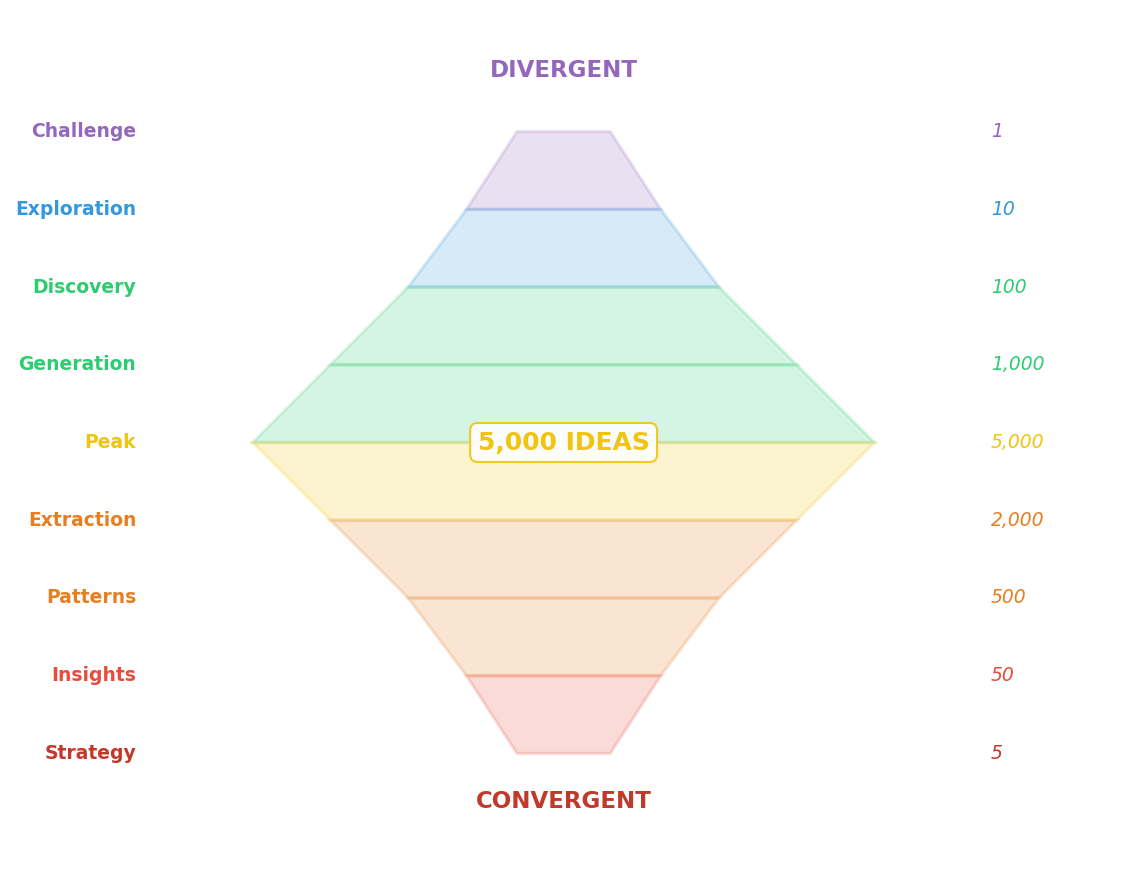

Python code for this plot:
"""Innovation Diamond Overview - Main visualization showing 1->5000->5 journey"""
import numpy as np
import matplotlib.pyplot as plt
import matplotlib.patches as patches
from matplotlib.patches import Polygon, FancyBboxPatch
import matplotlib.patheffects as path_effects
from pathlib import Path

plt.rcParams.update({
    'font.size': 10, 'axes.labelsize': 10, 'axes.titlesize': 11,
    'xtick.labelsize': 9, 'ytick.labelsize': 9, 'legend.fontsize': 9,
    'figure.figsize': (10, 6), 'figure.dpi': 150
})

# Diamond stage colors
colors = {
    'challenge': '#9467bd',    # Purple
    'explore': '#3498db',      # Blue
    'generate': '#2ecc71',     # Green
    'peak': '#f1c40f',         # Yellow
    'filter': '#e67e22',       # Orange
    'refine': '#e74c3c',       # Red
    'strategy': '#c0392b',     # Dark Red
    'gray': '#7f7f7f'
}

np.random.seed(42)
fig, ax = plt.subplots(figsize=(10, 6))

# Define diamond stages
all_stages = [
    {'name': 'Challenge', 'width': 1.2, 'y': 5.5, 'count': 1, 'color': colors['challenge']},
    {'name': 'Exploration', 'width': 2.5, 'y': 4.5, 'count': 10, 'color': colors['explore']},
    {'name': 'Discovery', 'width': 4, 'y': 3.5, 'count': 100, 'color': colors['generate']},
    {'name': 'Generation', 'width': 6, 'y': 2.5, 'count': 1000, 'color': colors['generate']},
    {'name': 'Peak', 'width': 8, 'y': 1.5, 'count': 5000, 'color': colors['peak']},
    {'name': 'Extraction', 'width': 6, 'y': 0.5, 'count': 2000, 'color': colors['filter']},
    {'name': 'Patterns', 'width': 4, 'y': -0.5, 'count': 500, 'color': colors['filter']},
    {'name': 'Insights', 'width': 2.5, 'y': -1.5, 'count': 50, 'color': colors['refine']},
    {'name': 'Strategy', 'width': 1.2, 'y': -2.5, 'count': 5, 'color': colors['strategy']}
]

# Draw diamond shape
for i in range(len(all_stages) - 1):
    curr = all_stages[i]
    next_s = all_stages[i + 1]

    trapezoid = Polygon([
        (-curr['width']/2, curr['y']),
        (curr['width']/2, curr['y']),
        (next_s['width']/2, next_s['y']),
        (-next_s['width']/2, next_s['y'])
    ], facecolor=curr['color'], alpha=0.2, edgecolor=curr['color'], linewidth=1.5)
    ax.add_patch(trapezoid)

# Add stage labels
for stage in all_stages:
    ax.text(-5.5, stage['y'], stage['name'], fontsize=9, fontweight='bold',
            color=stage['color'], ha='right', va='center')

    count_text = f"{stage['count']:,}" if stage['count'] > 1 else "1"
    ax.text(5.5, stage['y'], count_text, fontsize=9, color=stage['color'],
            ha='left', va='center', style='italic')

# Phase labels
ax.text(0, 6.2, 'DIVERGENT', fontsize=11, fontweight='bold', color=colors['challenge'], ha='center')
ax.text(0, -3.2, 'CONVERGENT', fontsize=11, fontweight='bold', color=colors['strategy'], ha='center')

# Peak highlight
ax.annotate('5,000 IDEAS', xy=(0, 1.5), fontsize=12, fontweight='bold',
            color=colors['peak'], ha='center', va='center',
            bbox=dict(boxstyle='round,pad=0.3', facecolor='white', edgecolor=colors['peak'], alpha=0.9))

ax.set_xlim(-7, 7)
ax.set_ylim(-4, 7)
ax.set_aspect('equal')
ax.axis('off')

plt.tight_layout()
plt.savefig(Path(__file__).parent / 'chart.pdf', dpi=300, bbox_inches='tight')
plt.savefig(Path(__file__).parent / 'chart.png', dpi=150, bbox_inches='tight')
plt.close()
print("01_diamond_overview created")
